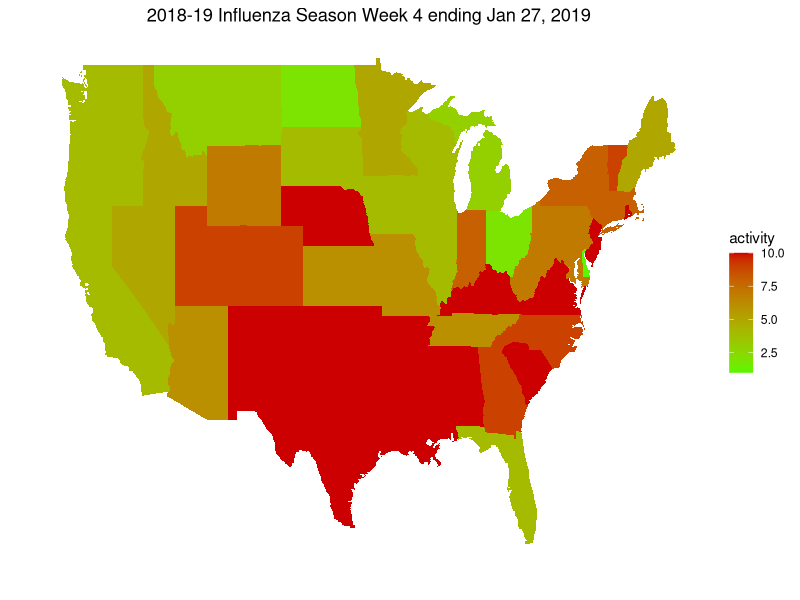

The R script that drew this image:
#Group Members: Omkar Thorat (omkarsun) and Abhishek Bhave (abhave)


# import library and read file and process data
library(ggplot2)
library(maps)
data<- read.csv("StateDataforMap_2018-19week4.csv")
# Reference :http://www.endmemo.com/program/R/gsub.php
data$Val<- gsub("Level ","", data$ACTIVITY.LEVEL)
activity<-as.numeric(data$Val)
states <- map_data("state")

#png("cdcheatmap.png")
# Creating ggplot and addding geom_map to it
# Reference : https://stackoverflow.com/questions/24441775/how-do-you-create-a-us-states-heatmap-based-on-some-values
# Reference :https://ggplot2.tidyverse.org/reference/scale_colour_continuous.html
# Reference :https://stackoverflow.com/questions/40980189/removing-latitude-and-longitude-labels-in-ggplot/40980478
map <- ggplot()
map <-  map +geom_map(data=states, map=states,
                    aes(x=long, y=lat, map_id=region), lines = "black",size=0.5)
map <- map +geom_map(data=data,map=states,
           aes(fill=activity, map_id=tolower(STATENAME)))+
  theme(axis.text.x = element_blank(),
        axis.text.y = element_blank(),
        axis.ticks = element_blank(),
        rect = element_blank())+
  
  ggtitle("2018-19 Influenza Season Week 4 ending Jan 27, 2019")+ 
  theme(plot.title = element_text(hjust = 0.5))+
  labs(x="", y="")+
  scale_fill_continuous(low='#5bf700', high='#cc0000', 
                        guide='colorbar')
# Display the map
map
#dev.off()







